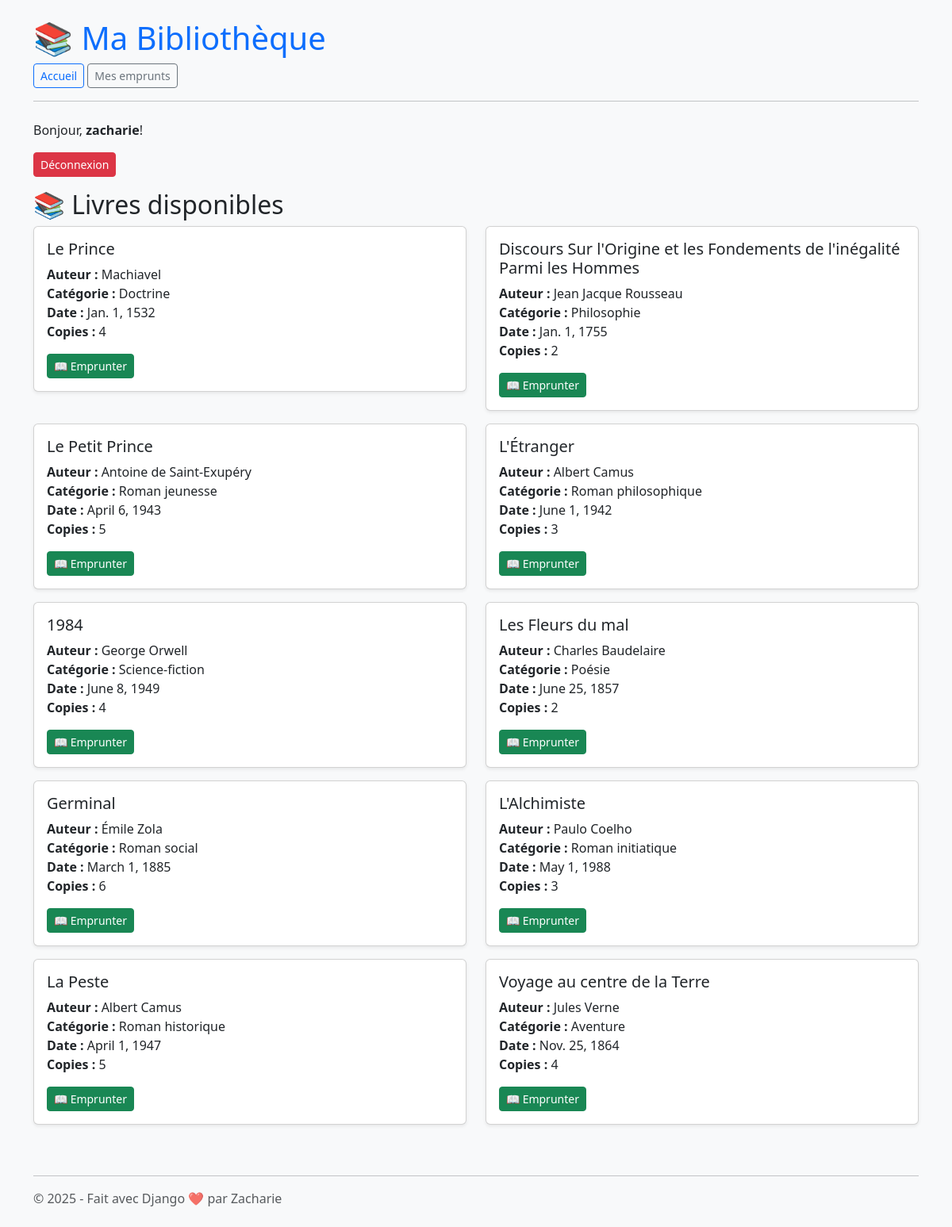
The app's page / (signed in) with its own data.
### core/models.py (models this page shows, shortened)
class Livre(models.Model):
    titre = models.CharField(max_length=255)
    auteur = models.ForeignKey(Auteur, on_delete=models.CASCADE)
    categorie = models.ForeignKey(Categorie, on_delete=models.SET_NULL, null=True)
    date_publication = models.DateField()
    copies_disponibles = models.PositiveIntegerField(default=1)

class Auteur(models.Model):
    nom = models.CharField(max_length=255)

class Categorie(models.Model):
    nom = models.CharField(max_length=100)

### core/views.py (the view)
# urls.py: path('', views.ListeLivre.as_view(), name='liste_livre'),
class ListeLivre(ListView):
    model = Livre
    template_name = "core/liste_livre.html"
    context_object_name = "livres"

### core/templates/core/liste_livre.html (shortened to what this page needs)
{% extends 'base.html' %}
{% block content %}
  <h2>📚 Livres disponibles</h2>
  <div class="row">
    {% for livre in livres %}
      <div class="col-md-6 mb-3">
        <div class="card shadow-sm">
          <div class="card-body">
            <h5 class="card-title">{{ livre.titre }}</h5>
            <p class="card-text">
              <strong>Auteur :</strong> {{ livre.auteur.nom }}<br>
              <strong>Catégorie :</strong> {{ livre.categorie.nom }}<br>
              <strong>Date :</strong> {{ livre.date_publication }}<br>
              <strong>Copies :</strong> {{ livre.copies_disponibles }}
            </p>
            {% if user.is_authenticated %}
              {% if livre.copies_disponibles > 0 %}
                <form method="post" action="{% url 'emprunter-livre' livre.id %}">
                  <button type="submit" class="btn btn-success btn-sm">📖 Emprunter</button>
                </form>
              {% else %}
                <span class="badge bg-secondary">Non disponible</span>
              {% endif %}
            {% else %}
              <a href="{% url 'login' %}" class="btn btn-outline-primary btn-sm">Connectez-vous pour emprunter</a>
            {% endif %}
          </div>
        </div>
      </div>
    {% empty %}
      <div class="col-12">Aucun livre disponible pour le moment.</div>
    {% endfor %}
  </div>
{% endblock %}

### core/templates/base.html (shortened to what this page needs)
<!DOCTYPE html>
<html lang="fr">
<head>
    <link href="https://cdn.jsdelivr.net/npm/bootstrap@5.3.3/dist/css/bootstrap.min.css" rel="stylesheet">
</head>
<body class="bg-light">
    <div class="container my-4">
        <header class="mb-4">
            <h1 class="text-primary">📚 Ma Bibliothèque</h1>
            <nav class="mb-3">
                <a class="btn btn-outline-primary btn-sm" href="{% url 'liste_livre' %}">Accueil</a>
                <a class="btn btn-outline-secondary btn-sm" href="{% url 'liste-emprunts' %}">Mes emprunts</a>
            </nav>
            <hr>
        </header>
        {% if user.is_authenticated %}
            <p>Bonjour, <strong>{{ user.username }}</strong>!
                <form method="post" action="{% url 'logout' %}" style="display:inline;">
                    <button type="submit" class="btn btn-sm btn-danger">Déconnexion</button>
                </form>
            </p>
        {% else %}
            <p><a class="btn btn-primary btn-sm" href="{% url 'login' %}">Connexion</a></p>
        {% endif %}
        {% block content %}{% endblock %}
        <footer class="mt-5">
            <hr>
            <p class="text-muted">© 2025 - Fait avec Django ❤️ par Zacharie</p>
        </footer>
    </div>
</body>
</html>

### records on screen
Livre: titre "Le Prince", auteur.nom "Machiavel", categorie.nom "Doctrine", date_publication "Jan. 1, 1532", copies_disponibles "4", shows "📖 Emprunter"
Livre: titre "Discours Sur l'Origine et les Fondements de l'inégalité Parmi les Hommes", auteur.nom "Jean Jacque Rousseau", categorie.nom "Philosophie", date_publication "Jan. 1, 1755", copies_disponibles "2", shows "📖 Emprunter"
Livre: titre "Le Petit Prince", auteur.nom "Antoine de Saint-Exupéry", categorie.nom "Roman jeunesse", date_publication "April 6, 1943", copies_disponibles "5", shows "📖 Emprunter"
Livre: titre "L'Étranger", auteur.nom "Albert Camus", categorie.nom "Roman philosophique", date_publication "June 1, 1942", copies_disponibles "3", shows "📖 Emprunter"
Livre: titre "1984", auteur.nom "George Orwell", categorie.nom "Science-fiction", date_publication "June 8, 1949", copies_disponibles "4", shows "📖 Emprunter"
Livre: titre "Les Fleurs du mal", auteur.nom "Charles Baudelaire", categorie.nom "Poésie", date_publication "June 25, 1857", copies_disponibles "2", shows "📖 Emprunter"
Livre: titre "Germinal", auteur.nom "Émile Zola", categorie.nom "Roman social", date_publication "March 1, 1885", copies_disponibles "6", shows "📖 Emprunter"
Livre: titre "L'Alchimiste", auteur.nom "Paulo Coelho", categorie.nom "Roman initiatique", date_publication "May 1, 1988", copies_disponibles "3", shows "📖 Emprunter"
Livre: titre "La Peste", auteur.nom "Albert Camus", categorie.nom "Roman historique", date_publication "April 1, 1947", copies_disponibles "5", shows "📖 Emprunter"
Livre: titre "Voyage au centre de la Terre", auteur.nom "Jules Verne", categorie.nom "Aventure", date_publication "Nov. 25, 1864", copies_disponibles "4", shows "📖 Emprunter"

### other values on screen
{{ user.username }} "zacharie"
